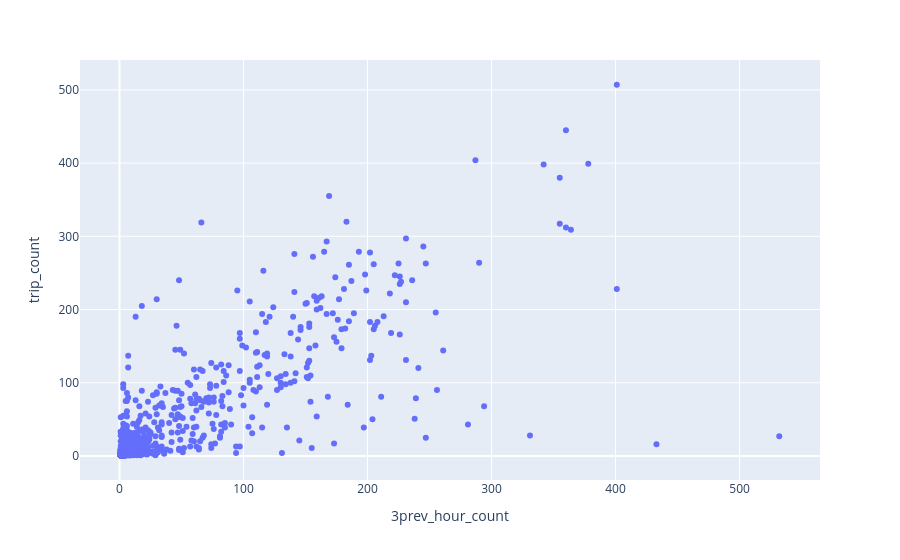

Write notebook code for a chart like this one.
### Code cell
hourly_with_lag.plot.scatter(
    x="3prev_hour_count",
    y="trip_count",
)

### Figure 1 — Plotly figure (JSON) as saved in the notebook; plotly's stock layout.template omitted (floating-point values rounded to 4 significant figures; data arrays with more than 128 entries replaced by an {"elided": "..."} marker saying what was removed)
{"data": [{"hovertemplate": "3prev_hour_count=%{x}<br>trip_count=%{y}<extra></extra>", "legendgroup": "", "marker": {"color": "#636efa", "symbol": "circle"}, "mode": "markers", "name": "", "orientation": "v", "showlegend": false, "type": "scatter", "x": {"elided": "1000 float values"}, "xaxis": "x", "y": {"elided": "1000 int values"}, "yaxis": "y"}], "layout": {"legend": {"tracegroupgap": 0}, "margin": {"t": 60}, "xaxis": {"anchor": "y", "domain": [0, 1], "title": {"text": "3prev_hour_count"}}, "yaxis": {"anchor": "x", "domain": [0, 1], "title": {"text": "trip_count"}}}}
